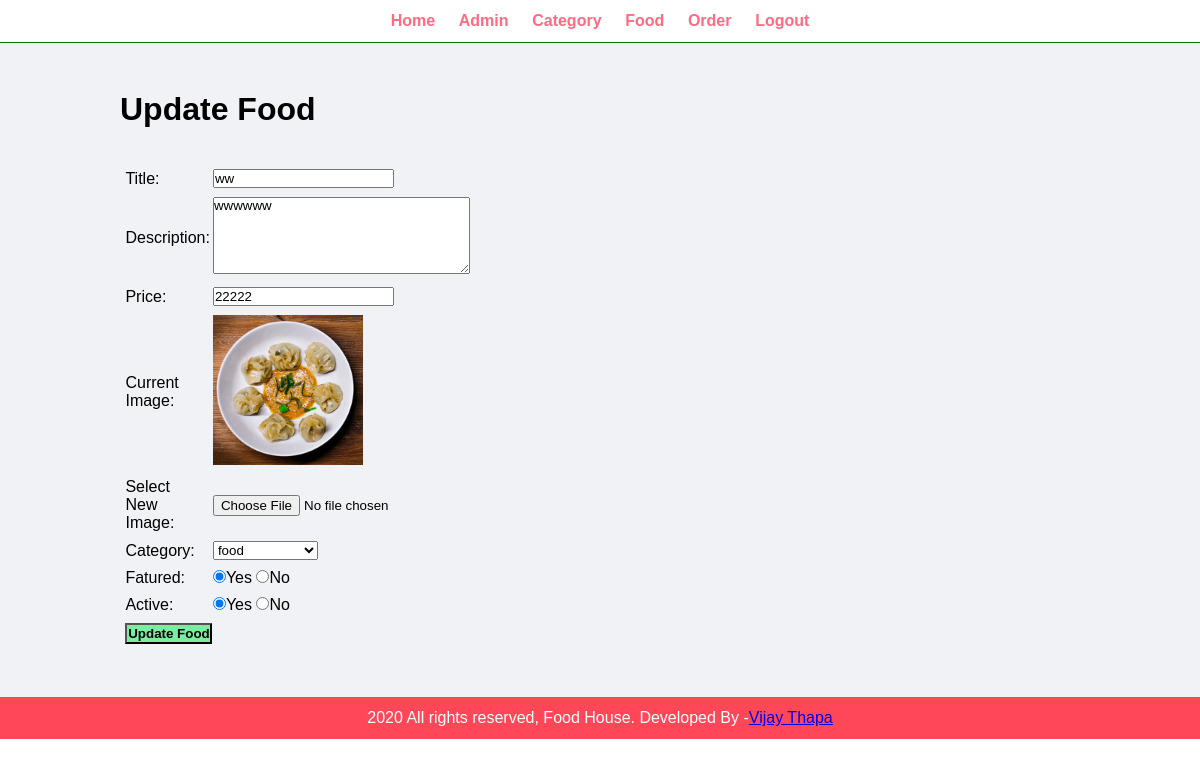
The app's page /control/admin/update-food.php?id=21 (signed in) with its own data.
### tables this page shows
CREATE TABLE `tbl_food` (
  `id` int(10) UNSIGNED NOT NULL,
  `title` varchar(100) NOT NULL,
  `discreption` text NOT NULL,
  `price` decimal(10,0) NOT NULL,
  `image_name` varchar(255) NOT NULL,
  `category_id` int(10) UNSIGNED NOT NULL,
  `feature` varchar(10) NOT NULL,
  `active` varchar(10) NOT NULL
);

### control/admin/update-food.php (the view, shortened to what this page needs)
<?php
include('partials/menu.php');
?>
<?php
if(isset($_GET['id'])){
    $id=$_GET['id'];
    $sql2="SELECT * FROM tbl_food WHERE id=$id ";
    $res2=mysqli_query($conn,$sql2);
    $row2=mysqli_fetch_assoc($res2);
    $title=$row2['title'];
    $discreption=$row2['discreption'];
    $price=$row2['price'];
    $current_image=$row2['image_name'];
    $current_category=$row2['category_id'];
    $feature=$row2['feature'];
    $active=$row2['active'];
}
else{
    header('location:'.SITURAL.'admin/manage-food.php');
}
?>
<div class="main-content">
    <div class="wrapper">
        <h1>Update Food</h1><br><br>
        <form action="" method="POST" enctype="multipart/form-data">
            <table class="tbl-30">
                <tr>
                    <td>Title:</td>
                    <td>
                        <input type="text" name="title" value="<?php echo $title;?>">
                    </td>
                </tr>
                <tr>
                    <td>Description:</td>
                    <td>
                        <textarea name="discreption" cols="30" rows="5"><?php echo $discreption;?></textarea>
                    </td>
                </tr>
                <tr>
                    <td>Price:</td>
                    <td>
                        <input type="number" name="price" value="<?php echo $price;?>">
                    </td>
                </tr>
                <tr>
                    <td>Current Image:</td>
                    <td>
                        <?php
                        if($current_image==""){
                            echo "<div style='color:red;'>Image Not Available.</div>";
                        }
                        else{
                            ?>
                            <img src="<?php echo SITURAL;?>images/food/<?php echo $current_image;?>" width="150px">
                            <?php
                        }
                        ?>
                    </td>
                </tr>
                <tr>
                    <td>Select New Image:</td>
                    <td>
                        <input type="file" name="image_name">
                    </td>
                </tr>
                <tr>
                    <td>Category:</td>
                    <td>
                        <select name="category_id">
                            <?php
                            $sql=" SELECT * FROM tbl_category WHERE active='Yes'";
                            $res=mysqli_query($conn,$sql);
                            $count=mysqli_num_rows($res);
                            if($count>0){
                                while($row=mysqli_fetch_assoc($res)){
                                    $category_title=$row['title'];
                                    $category_id=$row['id'];
                                    ?>
                                    <option <?php if($current_category==$category_id){echo "Selected";}?> value="<?php echo $category_id;?>"><?php echo $category_title;?></option>
                                    <?php
                                }
                            }
                            else{
                                echo "<option value='0'>Category Not Available.</option>";
                            }
                            ?>
                        </select>
                    </td>
                </tr>
                <tr>
                    <td>Fatured:</td>
                    <td>
                        <input <?php if($feature=="Yes"){echo "checked";}?> type="radio" name="feature" value="Yes">Yes
                        <input <?php if($feature=="No"){echo "checked";} ?>type="radio" name="feature" value="No">No
                    </td>
                </tr>
                <tr>
                    <td>Active:</td>
                    <td>
                        <input <?php if($active=="Yes"){echo "checked";}?> type="radio" name="active" value="Yes">Yes
                        <input <?php if($active=="No"){echo "checked";}?> type="radio" name="active" value="No">No
                    </td>
                </tr>
                <tr>
                    <td>
                        <input type="submit" name="submit" value="Update Food" class="btn-secondary">
                    </td>
                </tr>
            </table>
        </form>
    </div>
</div>
<?php
include('partials/footer.php');
?>

### view/css/admin1.css (style rules this page uses)
* { margin: 0; padding: 0; font-family: Arial, Helvetica, sans-serif; }
.wrapper { padding: 1%; width: 80%; margin: 0 auto; }
.tbl-30 { width: 30%; }
table tr td { padding: 1%; }
.btn-secondary { background-color: #7bed9f; padding: 1%; color: black; text-decoration: none; font-weight: bold; }
.main-content { background-color: #f1f2f6; padding: 3% 0; }

### records on screen
tbl_food: title "ww", discreption "wwwwww", price "22222", image_name (picture), feature "☑", active "☑"

### other values on screen
form field category_id "food"
